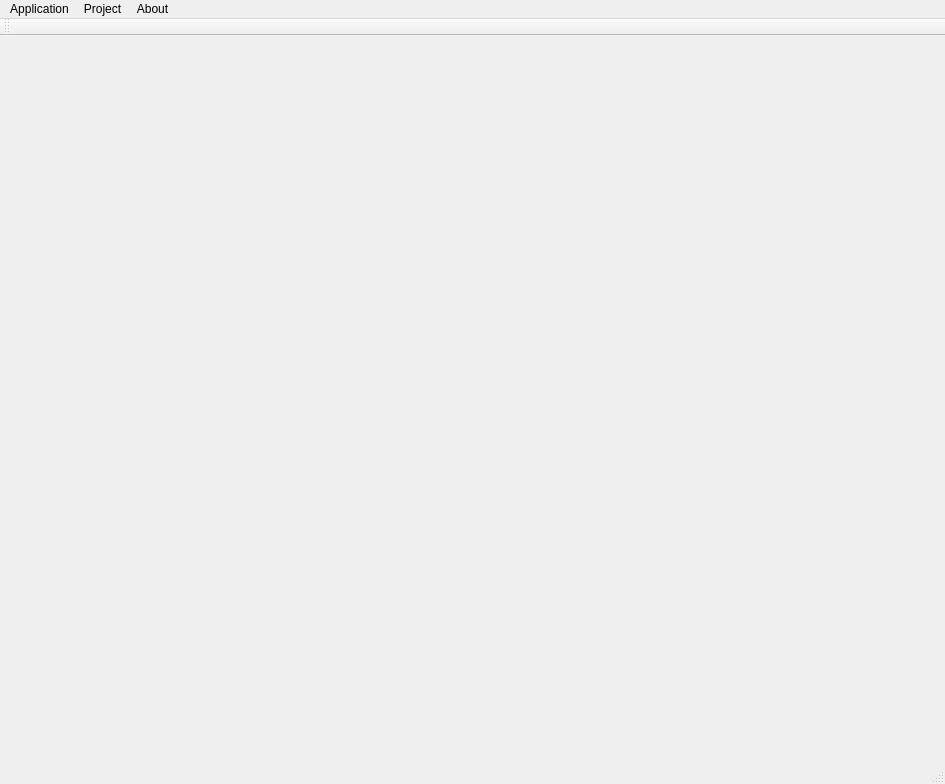
<?xml version="1.0" encoding="UTF-8"?>
<ui version="4.0">
 <class>MainWindow</class>
 <widget class="QMainWindow" name="MainWindow">
  <property name="geometry">
   <rect>
    <x>0</x>
    <y>0</y>
    <width>945</width>
    <height>784</height>
   </rect>
  </property>
  <property name="windowTitle">
   <string>CLIPS-GUI</string>
  </property>
  <property name="windowIcon">
   <iconset resource="../resources.qrc">
    <normaloff>:/images/images/clips.png</normaloff>:/images/images/clips.png</iconset>
  </property>
  <widget class="QWidget" name="centralWidget"/>
  <widget class="QMenuBar" name="menuBar">
   <property name="geometry">
    <rect>
     <x>0</x>
     <y>0</y>
     <width>945</width>
     <height>21</height>
    </rect>
   </property>
   <widget class="QMenu" name="menuFile">
    <property name="title">
     <string>Application</string>
    </property>
    <addaction name="actionShow_Hide_console"/>
    <addaction name="actionQuit"/>
   </widget>
   <widget class="QMenu" name="menuAbout">
    <property name="title">
     <string>About</string>
    </property>
    <addaction name="actionAbout_Programm"/>
    <addaction name="actionAbout_Qt"/>
   </widget>
   <widget class="QMenu" name="menuProjectProject">
    <property name="title">
     <string>Project</string>
    </property>
    <addaction name="actionNew"/>
    <addaction name="actionOpen"/>
    <addaction name="actionSave"/>
    <addaction name="actionSave_As"/>
    <addaction name="actionClose"/>
    <addaction name="actionRemove"/>
   </widget>
   <addaction name="menuFile"/>
   <addaction name="menuProjectProject"/>
   <addaction name="menuAbout"/>
  </widget>
  <widget class="QToolBar" name="mainToolBar">
   <attribute name="toolBarArea">
    <enum>TopToolBarArea</enum>
   </attribute>
   <attribute name="toolBarBreak">
    <bool>false</bool>
   </attribute>
  </widget>
  <widget class="QStatusBar" name="statusBar"/>
  <action name="actionQuit">
   <property name="text">
    <string>Quit</string>
   </property>
   <property name="shortcut">
    <string>Ctrl+Q</string>
   </property>
  </action>
  <action name="actionAbout_Qt">
   <property name="icon">
    <iconset theme="qtcreator">
     <normaloff/>
    </iconset>
   </property>
   <property name="text">
    <string>About Qt</string>
   </property>
  </action>
  <action name="actionShow_Hide_console">
   <property name="text">
    <string>Show/Hide console</string>
   </property>
   <property name="shortcut">
    <string>Shift+C</string>
   </property>
  </action>
  <action name="actionNew">
   <property name="text">
    <string>New</string>
   </property>
   <property name="shortcut">
    <string>Ctrl+N</string>
   </property>
  </action>
  <action name="actionClose">
   <property name="text">
    <string>Close</string>
   </property>
   <property name="shortcut">
    <string>Ctrl+W</string>
   </property>
  </action>
  <action name="actionRemove">
   <property name="text">
    <string>Remove</string>
   </property>
  </action>
  <action name="actionOpen">
   <property name="text">
    <string>Open</string>
   </property>
   <property name="shortcut">
    <string>Ctrl+O</string>
   </property>
  </action>
  <action name="actionSave">
   <property name="text">
    <string>Save</string>
   </property>
   <property name="shortcut">
    <string>Ctrl+S</string>
   </property>
  </action>
  <action name="actionSave_As">
   <property name="text">
    <string>Save As ...</string>
   </property>
   <property name="shortcut">
    <string>Shift+S</string>
   </property>
  </action>
  <action name="actionAbout_Programm">
   <property name="icon">
    <iconset resource="../resources.qrc">
     <normaloff>:/images/images/clips.png</normaloff>:/images/images/clips.png</iconset>
   </property>
   <property name="text">
    <string>About Programm</string>
   </property>
  </action>
 </widget>
 <layoutdefault spacing="6" margin="11"/>
 <resources>
  <include location="../resources.qrc"/>
 </resources>
 <connections>
  <connection>
   <sender>actionQuit</sender>
   <signal>triggered()</signal>
   <receiver>MainWindow</receiver>
   <slot>close()</slot>
   <hints>
    <hint type="sourcelabel">
     <x>-1</x>
     <y>-1</y>
    </hint>
    <hint type="destinationlabel">
     <x>198</x>
     <y>148</y>
    </hint>
   </hints>
  </connection>
 </connections>
</ui>
